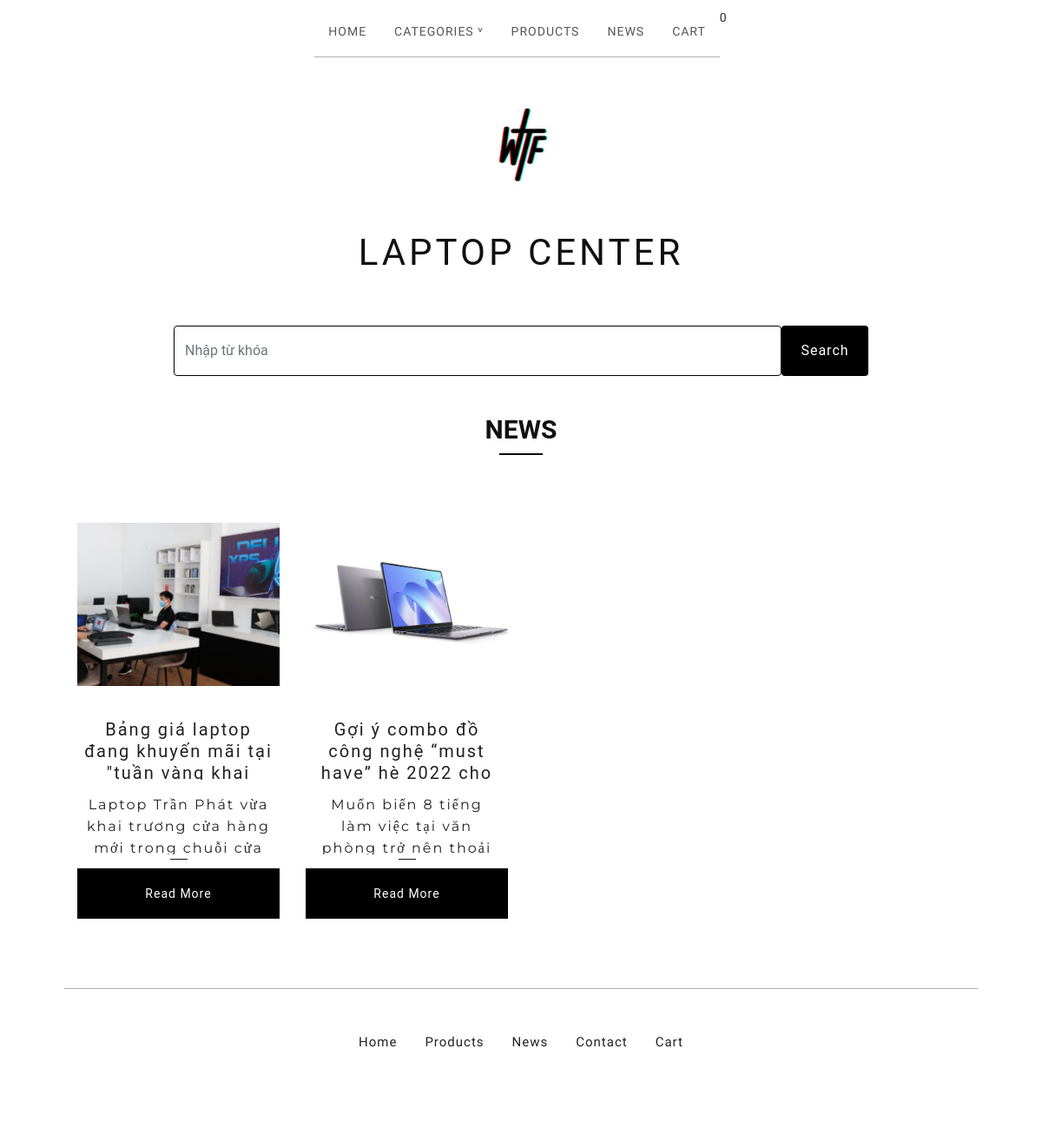
The app's page /frontend/index.php?controller=news&action=index with its own data.
### tables this page shows
CREATE TABLE `news` (
  `id` int(11) NOT NULL,
  `category_id` int(11) DEFAULT NULL COMMENT 'Id của danh mục mà tin tức thuộc về, là khóa ngoại liên kết với bảng categories',
  `name` varchar(255) NOT NULL COMMENT 'Tiêu đề tin tức',
  `summary` varchar(255) DEFAULT NULL COMMENT 'Mô tả ngắn cho tin tức',
  `avatar` varchar(255) DEFAULT NULL COMMENT 'Tên file ảnh tin tức',
  `content` text DEFAULT NULL COMMENT 'Mô tả chi tiết cho sản phẩm',
  `created_at` timestamp NOT NULL DEFAULT current_timestamp() COMMENT 'Ngày tạo',
  `updated_at` datetime DEFAULT NULL COMMENT 'Ngày cập nhật cuối'
);

### frontend/controllers/Controller.php (called while the page is built, shortened)
<?php
class Controller
{
    public function render($file, $variables = []) {
        extract($variables);
        require_once $file;
        $render_view = ob_get_clean();
        return $render_view;
    }
}

### frontend/controllers/NewsController.php (called while the page is built, shortened)
<?php
require_once 'models/News.php';
require_once 'controllers/Controller.php';
class NewsController extends Controller{
    public function index() {
        $str_search = '';
        $news_model = new News();
        $params = [
            'total' => $news_model->countTotal(),
            'limit' => 8,
            'page' => isset($_GET['page']) ? $_GET['page'] : 1,
            'controller' => 'news',
            'action' => 'index',
            'full_mode' => FALSE,
        ];
        $pagination = new PaginationTest($params);
        $pages = $pagination->getPagination($params);
        $news = $news_model->getNews($str_search, $params);
        $this->content = $this->render('views/news/index.php', [
            'news' => $news,
            'pages' => $pages
        ]);
        require_once 'views/layouts/main.php';
    }
}

### frontend/index.php (called while the page is built, shortened)
<?php
$action = isset($_GET['action']) ? $_GET['action'] : 'index';
$object = new $controller();
$object->$action();

### frontend/models/News.php (called while the page is built, shortened)
<?php
require_once 'models/Model.php';
class News extends Model{
    public function getNews($str_search, $params) {
        $page = $params['page'];
        $limit = $params['limit'];
        $start = ($page - 1) * $limit;
        $sql_select = "SELECT * FROM news WHERE TRUE $str_search LIMIT $start, $limit";
        $obj_select = $this->connection->prepare($sql_select);
        $obj_select->execute();
        $news = $obj_select->fetchAll(PDO::FETCH_ASSOC);
        return $news;
    }
}

### frontend/models/Model.php (called while the page is built, shortened)
<?php
class Model {
    public function __construct() {
        try {
            $this->connection = new PDO(Database::DB_DSN, Database::DB_USERNAME, Database::DB_PASSWORD);
        } catch (PDOException $e) {
            die("Lỗi kết nối: " . $e->getMessage());
        }
    }
}

### frontend/views/news/index.php (the view, shortened to what this page needs)
<form method="get" action="">
    <div class="search-form" style="display:flex;">
        <input type="text" style="border: 1px solid black;width: 700px;" name="title" value="<?php echo isset($_GET['title']) ? $_GET['title'] : '' ?>" class="form-control" placeholder="Nhập từ khóa"/>
        <button type="submit" style="width: 100px" class="btn btn-default">Search</button>
    </div>
</form>
<main class="main" id="main">
    <div class="product-wrap fade-in wrapper">
        <div class="product container">
            <?php if (!empty($news)): ?>
                <h1 class="post-list-title">
                    NEWS
                </h1>
                <div class="row">
                    <?php foreach ($news AS $new):?>
                        <div class="service-link col-md-3 col-sm-6 col-xs-12">
                            <a  href="index.php?controller=news&action=detail&id=<?php echo $new['id'] ?>" title="<?php echo $new['name'] ?>">
                                <div class="product-list-thumb-container">
                                    <figure class="product-list-image-container">
                                        <div class="image-wrapper">
                                            <img alt="" class="thumbnail fadding-photo" src="../backend/assets/uploads/<?php echo $new['avatar'] ?>">
                                        </div>
                                    </figure>
                                </div>
                                <div class="product-list-thumb-info">
                                    <div class="product-list-thumb-info-headers">
                                        <div class="product-list-thumb-name fadding-photo"><?php echo $new['name'] ?></div>
                                        <div class="product-list-thumb-price product-list-thumb-name">
                                            <span class="currency_sign"><?php echo $new['summary'] ?></span>
                                        </div>
                                    </div>
                                </div>
                            </a>
                            <a href="index.php?controller=news&action=detail&id=<?php echo $new['id'] ?>">
                                <button class="button add-to-cart-button">Read More</button>
                            </a>
                        </div>
                    <?php endforeach; ?>
                </div>
            <?php endif; ?>
        </div>
    </div>
</main>

### frontend/assets/css/theme.css (style rules this page uses)
button,hr,input { overflow:visible }
h1 { font-size:2em;margin:.67em 0 }
figcaption,figure,main { display:block }
figure { margin:1em 40px }
a { background-color:transparent;-webkit-text-decoration-skip:objects }
img { border-style:none }
button,input,optgroup,select,textarea { font-family:sans-serif;font-size:100%;line-height:1.15;margin:0 }
button,select { text-transform:none }
[type=submit], [type=reset],button,html [type=button] { -webkit-appearance:button }
.wrapper { padding: 0 24px; margin: 0 auto; max-width: 1100px; width: 100%; }
a { -webkit-transition: color 0.1s linear; transition: color 0.1s linear; color: #111111; text-decoration: none; }
h1, h2, h3, h4, h5 { color: #111111; font-weight: normal; line-height: 1.4em; margin: 0; padding: 0; position: relative; text-transform: uppercase; }
a[href], label[for], select, button, .pointer { cursor: pointer; }
button, textarea, select { -webkit-appearance: none; -moz-appearance: none; appearance: none; background: none; border: none; border-radius: 4px; color: #111111; font-family: Varela Round; letter-spacing: 1px; padding: 0; }
.main { -webkit-flex: 1; -ms-flex: 1; flex: 1; padding-bottom: 60px; }
button, a.button { -webkit-transition: color, background-color 0.1s linear; transition: color, background-color 0.1s linear; background: #000000; color: #FFFFFF; display: block; font-size: 15px; height: 58px; line-height: 58px; max-width: 100%; padding: 0 16px; text-align: center; text-transform: uppercase; width: 100%; }
.search-form { place-content: center; padding-bottom: 30px; }
.fade-in { animation-name: reset, fade-in; -webkit-animation-name: reset, fade-in; animation-duration: 0.7s; -webkit-animation-duration: 0.7s; animation-timing-function: ease-in; -webkit-animation-timing-function: ease-in; animation-iteration-count: 1; -webkit-animation-iteration-count: 1; }
.product-list-thumb-container { position: relative; width: 100%; }
.product-list-image-container { border-radius: 4px; font-size: 0; margin: 0; overflow: hidden; padding-bottom: 100%; position: relative; width: 100%; }
.image-wrapper { display: -webkit-flex; display: -ms-flexbox; display: flex; -ms-flex-align: center; -webkit-align-items: center; align-items: center; -ms-flex-pack: center; -webkit-justify-content: center; justify-content: center; height: 100%; position: absolute; width: 100%; }
.product-list-thumb-info { font-size: 20px; line-height: 1.25em; padding: 16px 8px; position: relative; text-align: center; }
.product-list-thumb-name { letter-spacing: 2px; overflow-wrap: break-word; height: 70px; overflow: hidden; }
.product-list-thumb-name:after { bottom: 10px; content: ""; background-color: #111111; height: 1px; left: 50%; position: absolute; transform: translateX(-50%); width: 20px; overflow: hidden; }
.product-list-thumb-price { font-family: Montserrat; font-size: 16px; margin-top: 16px; }

### frontend/assets/css/style.css (style rules this page uses)
.post-list-title { font-size: 30px; font-weight: 600; text-align: center; margin-bottom: 35px; }
.post-list-title:after { content: ''; border: 1px solid black; display: block; width: 50px; margin: 10px auto; }
a { color: #1f1f1f; text-decoration: none !important; outline: none !important; -webkit-transition: all .3s ease-in-out; -moz-transition: all .3s ease-in-out; -ms-transition: all .3s ease-in-out; -o-transition: all .3s ease-in-out; transition: all .3s ease-in-out; }
h1, h2, h3, h4, h5, h6 { letter-spacing: 0; font-weight: normal; position: relative; padding: 0 0 10px 0; font-weight: normal; line-height: normal; color: #111111; margin: 0 }
h1 { font-size: 24px }
a { color: #222222; text-decoration: none; outline: none !important; }
a, .btn { text-decoration: none !important; outline: none !important; -webkit-transition: all .3s ease-in-out; -moz-transition: all .3s ease-in-out; -ms-transition: all .3s ease-in-out; -o-transition: all .3s ease-in-out; transition: all .3s ease-in-out; }
img { max-width: 100%; height: auto; }
.thumbnail { max-width: 300px; max-height: 200px; }
button { border: 0; margin: 0; padding: 0; cursor: pointer; }
.carousel-inner,.carousel,.carousel-item,.container,.fill { height:100%; width:100%; background-position:center center; background-size:cover; }

### records on screen
news: avatar (picture), name "Bảng giá laptop đang khuyến mãi tại \"tuần vàng khai…", summary "Laptop Trần Phát vừa khai trương cửa hàng mới trong chuỗi cửa…"
news: avatar (picture), name "Gợi ý combo đồ công nghệ “must have” hè 2022 cho…", summary "Muốn biến 8 tiếng làm việc tại văn phòng trở nên thoải…"

### other values on screen
$cart_total "0"
